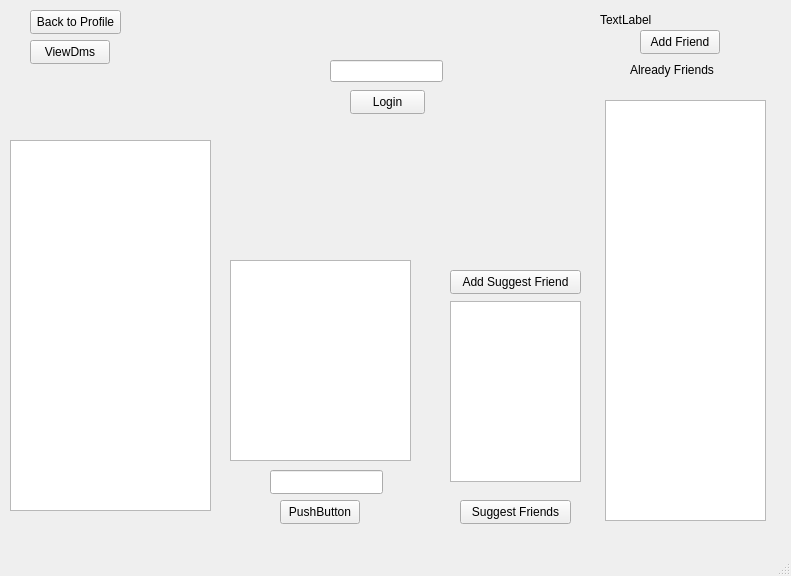
<?xml version="1.0" encoding="UTF-8"?>
<ui version="4.0">
 <class>Interface</class>
 <widget class="QMainWindow" name="Interface">
  <property name="geometry">
   <rect>
    <x>0</x>
    <y>0</y>
    <width>791</width>
    <height>576</height>
   </rect>
  </property>
  <property name="windowTitle">
   <string>Interface</string>
  </property>
  <property name="animated">
   <bool>true</bool>
  </property>
  <widget class="QWidget" name="centralwidget">
   <widget class="QPushButton" name="LoginButton">
    <property name="geometry">
     <rect>
      <x>350</x>
      <y>90</y>
      <width>75</width>
      <height>24</height>
     </rect>
    </property>
    <property name="text">
     <string>Login</string>
    </property>
   </widget>
   <widget class="QLineEdit" name="LoginText">
    <property name="geometry">
     <rect>
      <x>330</x>
      <y>60</y>
      <width>113</width>
      <height>22</height>
     </rect>
    </property>
   </widget>
   <widget class="QLabel" name="label">
    <property name="enabled">
     <bool>false</bool>
    </property>
    <property name="geometry">
     <rect>
      <x>320</x>
      <y>30</y>
      <width>121</width>
      <height>16</height>
     </rect>
    </property>
    <property name="text">
     <string/>
    </property>
   </widget>
   <widget class="QTableWidget" name="FriendList">
    <property name="geometry">
     <rect>
      <x>605</x>
      <y>100</y>
      <width>161</width>
      <height>421</height>
     </rect>
    </property>
   </widget>
   <widget class="QTableWidget" name="PostList">
    <property name="geometry">
     <rect>
      <x>10</x>
      <y>140</y>
      <width>201</width>
      <height>371</height>
     </rect>
    </property>
    <attribute name="horizontalHeaderDefaultSectionSize">
     <number>164</number>
    </attribute>
   </widget>
   <widget class="QLabel" name="ProfileName">
    <property name="geometry">
     <rect>
      <x>600</x>
      <y>10</y>
      <width>181</width>
      <height>20</height>
     </rect>
    </property>
    <property name="text">
     <string>TextLabel</string>
    </property>
   </widget>
   <widget class="QPushButton" name="ProfileButton">
    <property name="geometry">
     <rect>
      <x>30</x>
      <y>10</y>
      <width>91</width>
      <height>24</height>
     </rect>
    </property>
    <property name="text">
     <string>Back to Profile</string>
    </property>
   </widget>
   <widget class="QPushButton" name="AddFriend">
    <property name="geometry">
     <rect>
      <x>640</x>
      <y>30</y>
      <width>80</width>
      <height>24</height>
     </rect>
    </property>
    <property name="text">
     <string>Add Friend</string>
    </property>
   </widget>
   <widget class="QPushButton" name="SuggestButton">
    <property name="geometry">
     <rect>
      <x>460</x>
      <y>500</y>
      <width>111</width>
      <height>24</height>
     </rect>
    </property>
    <property name="text">
     <string>Suggest Friends</string>
    </property>
   </widget>
   <widget class="QTableWidget" name="SuggestTable">
    <property name="geometry">
     <rect>
      <x>450</x>
      <y>301</y>
      <width>131</width>
      <height>181</height>
     </rect>
    </property>
   </widget>
   <widget class="QPushButton" name="AddSuggestFriendButton">
    <property name="geometry">
     <rect>
      <x>450</x>
      <y>270</y>
      <width>131</width>
      <height>24</height>
     </rect>
    </property>
    <property name="text">
     <string>Add Suggest Friend</string>
    </property>
   </widget>
   <widget class="QPushButton" name="ShortestButton">
    <property name="geometry">
     <rect>
      <x>280</x>
      <y>500</y>
      <width>80</width>
      <height>24</height>
     </rect>
    </property>
    <property name="text">
     <string>PushButton</string>
    </property>
   </widget>
   <widget class="QLineEdit" name="ShortestBox">
    <property name="geometry">
     <rect>
      <x>270</x>
      <y>470</y>
      <width>113</width>
      <height>24</height>
     </rect>
    </property>
   </widget>
   <widget class="QPlainTextEdit" name="ShortestTextEdit">
    <property name="geometry">
     <rect>
      <x>230</x>
      <y>260</y>
      <width>181</width>
      <height>201</height>
     </rect>
    </property>
    <property name="plainText">
     <string/>
    </property>
   </widget>
   <widget class="QLabel" name="ErrorLabel">
    <property name="geometry">
     <rect>
      <x>630</x>
      <y>60</y>
      <width>131</width>
      <height>20</height>
     </rect>
    </property>
    <property name="text">
     <string>Already Friends</string>
    </property>
   </widget>
   <widget class="QPushButton" name="ViewDm">
    <property name="geometry">
     <rect>
      <x>30</x>
      <y>40</y>
      <width>80</width>
      <height>24</height>
     </rect>
    </property>
    <property name="text">
     <string>ViewDms</string>
    </property>
   </widget>
  </widget>
  <widget class="QMenuBar" name="menubar">
   <property name="geometry">
    <rect>
     <x>0</x>
     <y>0</y>
     <width>791</width>
     <height>21</height>
    </rect>
   </property>
  </widget>
  <widget class="QStatusBar" name="statusbar"/>
 </widget>
 <resources/>
 <connections/>
</ui>
